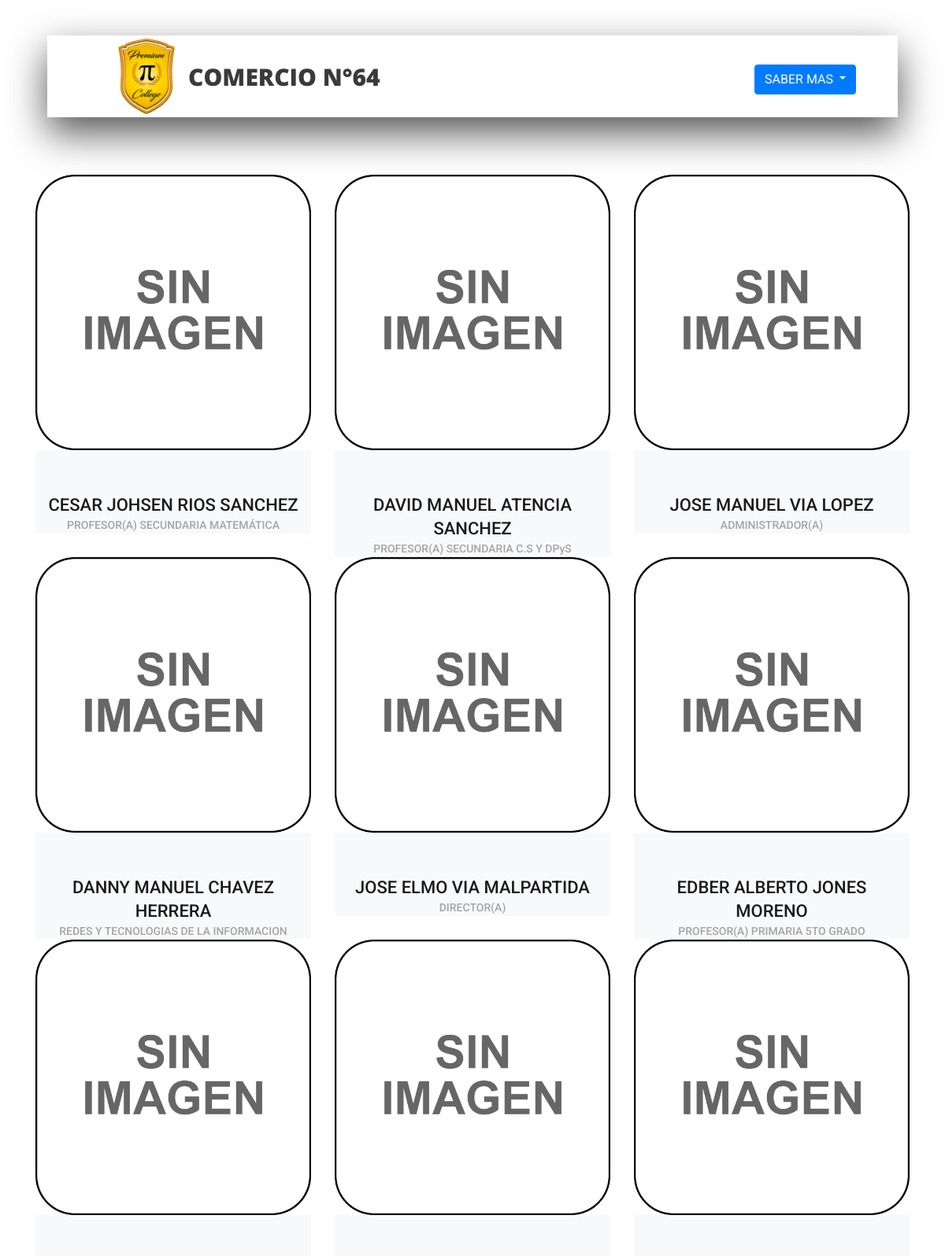
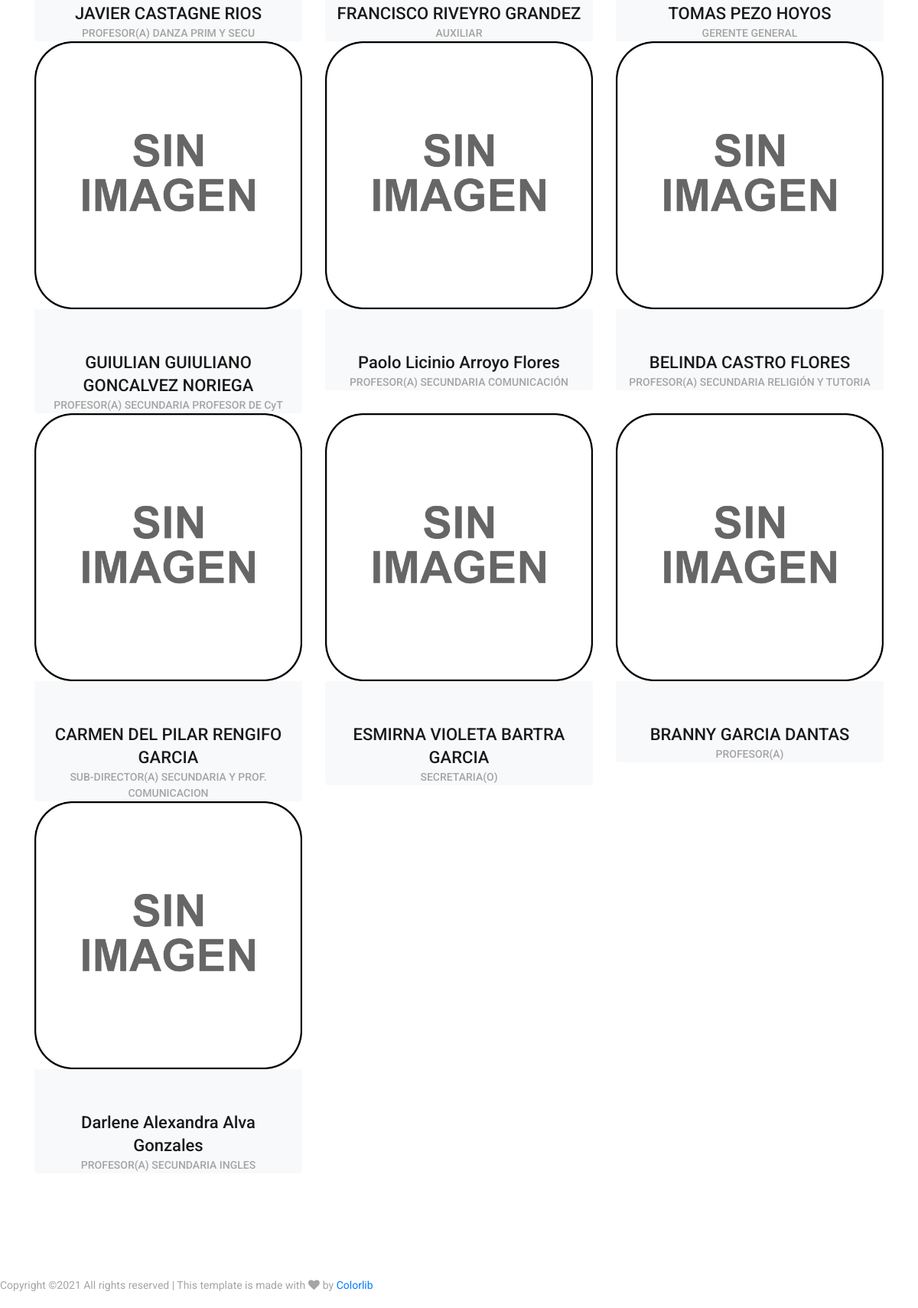
Page /principal/docente.php on the committed database (2 pictures, top to bottom).
### tables this page shows
CREATE TABLE `docente` (
  `idDocente` int(11) NOT NULL,
  `dni` varchar(8) NOT NULL,
  `nomb` varchar(45) NOT NULL,
  `apepa` varchar(45) NOT NULL,
  `apema` varchar(45) NOT NULL,
  `fnac` date NOT NULL,
  `telf` varchar(12) NOT NULL,
  `dir` varchar(150) NOT NULL,
  `pass` varchar(45) NOT NULL,
  `ext` varchar(5) DEFAULT '0',
  `idsex` int(11) NOT NULL,
  `targeta` varchar(50) DEFAULT NULL,
  `est` int(11) NOT NULL,
  `saldo` double DEFAULT '0',
  `idtipo` int(11) NOT NULL,
  `detalle` varchar(100) NOT NULL
);

CREATE TABLE `cargo` (
  `idcargo` int(11) NOT NULL,
  `descrCargo` varchar(45) NOT NULL,
  `est` int(11) DEFAULT '1'
);

### principal/docente.php (the view, shortened to what this page needs)
<!DOCTYPE html>
<html lang="es">
    <?php
    include_once'./cabezera.php';
    require '../control/conexion.php';
    ?>
    <br><br><br><br><br>
    <div class="teachers page_section">
        <div class="container">
            <div class="row">
                <?php
                $query = "SELECT * FROM docente d
join sexo s on d.idsex=s.idsexo
join estados e on d.est=e.idestados
join cargo t on d.idtipo=t.idcargo where d.est=1;";
                $resultado = $mysqli->query($query);
                while ($row = $resultado->fetch_array()) {
                    ?>
                    <div class="col-lg-4 teacher">
                        <div class="card">
                            <div class="card_img">
                                <?php if ($row['ext'] == '0') { ?>
                                    <img class="card-img-top trans_200" src="../img/noimage.png" >
    <?php } else { ?>
                                    <img class="card-img-top trans_200" src="../img/docentes/<?php echo $row['dni'] . '.' . $row['ext'] ?>" >
    <?php } ?>
                            </div>
                            <div class="card-body text-center">
                                <div class="card-title"><a href="#"><?php echo $row[2] . ' ' . $row[3] . ' ' . $row[4] ?></a></div>
                                <div class="card-text"><?php echo $row['descrCargo'] ." ". $row['detalle'] ?></div>
                            </div>
                        </div>
                    </div>
<?php } ?>
            </div>
        </div>
    </div>
    <div class="footer_bar d-flex flex-column flex-sm-row align-items-center">
        <div class="footer_copyright">
            <span>
                Copyright &copy;<script>document.write(new Date().getFullYear());</script> All rights reserved | This template is made with <i class="fa fa-heart" aria-hidden="true"></i> by <a href="https://colorlib.com" target="_blank">Colorlib</a>
                </span>
        </div>
    </div>
</body>
</html>

### principal/cabezera.php (shortened to what this page needs)
<!DOCTYPE html>
<html lang="es">
    <head>
        <link rel="stylesheet" type="text/css" href="styles/bootstrap4/bootstrap.min.css">
        <link href="plugins/fontawesome-free-5.0.1/css/fontawesome-all.css" rel="stylesheet" type="text/css">
        <link rel="stylesheet" type="text/css" href="plugins/OwlCarousel2-2.2.1/owl.carousel.css">
        <link rel="stylesheet" type="text/css" href="plugins/OwlCarousel2-2.2.1/owl.theme.default.css">
        <link rel="stylesheet" type="text/css" href="plugins/OwlCarousel2-2.2.1/animate.css">
        <link rel="stylesheet" type="text/css" href="styles/main_styles.css">
        <link rel="stylesheet" type="text/css" href="styles/responsive.css">
        <link rel="stylesheet" type="text/css" href="./styles/stilos.css">
    </head>
    <body>
        <div class="super_container">
            <header class="header d-flex flex-row">
                <div class="header_content d-flex flex-row align-items-center">
                    <div class="logo_container">
                        <div class="logo">
                            <a href="index.php">  <table>
                                    <tr>
                                        <td>  <img src="img/logo.png" alt="" width="100" height="100"></td>
                                        <td><span>Comercio N°64</span></td>
                                    </tr>
                            </table></a>
                        </div>
                    </div>
                    <nav class="main_nav_container">
                        <div class="main_nav">
                            <ul class="main_nav_list">
                                    <li class="main_nav_item">
                                    <div class="dropdown">
                                        <button class="btn btn-primary dropdown-toggle" type="button" id="dropdownMenuButton" data-toggle="dropdown" aria-haspopup="true" aria-expanded="false">
                                           SABER MAS
                                        </button>
                                    </div></li>
                            </ul>
                        </div>
                    </nav>
                </div>
            </header>
    </body>
</html>

### principal/styles/main_styles.css (style rules this page uses)
* { margin: 0; padding: 0; -webkit-font-smoothing: antialiased; -webkit-text-shadow: rgba(0,0,0,.01) 0 0 1px; text-shadow: rgba(0,0,0,.01) 0 0 1px; }
body { font-family: 'Roboto', sans-serif; font-size: 14px; font-weight: 400; background: #FFFFFF; color: #a5a5a5; }
div { display: block; position: relative; -webkit-box-sizing: border-box; -moz-box-sizing: border-box; box-sizing: border-box; }
ul { list-style: none; margin-bottom: 0px; }
a, a:hover, a:visited, a:active, a:link { text-decoration: none; -webkit-font-smoothing: antialiased; -webkit-text-shadow: rgba(0,0,0,.01) 0 0 1px; text-shadow: rgba(0,0,0,.01) 0 0 1px; }
.trans_200 { -webkit-transition: all 200ms ease; -moz-transition: all 200ms ease; -ms-transition: all 200ms ease; -o-transition: all 200ms ease; transition: all 200ms ease; }
.super_container { width: 100%; overflow: hidden; }
.header { position: fixed; top: 45px; left: 50%; -webkit-transform: translateX(-50%); -moz-transform: translateX(-50%); -ms-transform: translateX(-50%); -o-transform: translateX(-50%); transform: translateX(-50%); width: 1318px; height: 104px; background: #FFFFFF; z-index: 10; -webkit-transition: all 200ms ease; -moz-transition: all 200ms ease; -ms-transition: all 200ms ease; -o-transition: all 200ms ease; transition: all 200ms ease; }
.header_content { width: calc(100% - 279px); height: 100%; }
.header_content::before { display: block; position: absolute; top: 0; left: 0; width: 100%; height: 100%; content: ''; box-shadow: 0px 20px 49px rgba(0,0,0,0.67); z-index: -1; }
.logo_container { display: inline-block; padding-left: 76px; }
.logo span { font-family: 'Open Sans', sans-serif; font-size: 30px; font-weight: 900; color: #3a3a3a; vertical-align: middle; text-transform: uppercase; margin-left: 3px; }
.main_nav_container { display: inline-block; margin-left: auto; padding-right: 93px; }
.main_nav { margin-top: 7px; }
.main_nav_item { display: inline-block; margin-right: 40px; }
.main_nav_item:last-child { margin-right: 0px; }
.page_section { padding-top: 117px; padding-bottom: 117px; }
.card { display: block; background: #f8f9fb; border: none; }
.card-img-top { border-top-left-radius: 0px; border-top-right-radius: 0px; }
.card-body { padding-top: 0px; padding-bottom: 0px; padding-left: 15px; padding-right: 15px; }
.card-title { margin-top: 55px; }
.card-title a { font-size: 22px; font-weight: 500; color: #1a1a1a; line-height: 1.2; }
.card-text { font-size: 14px; font-weight: 500; color: #a5a5a5; margin-top: -12px; }
.footer_bar { padding-top: 19px; padding-bottom: 19px; }

### principal/styles/responsive.css (style rules this page uses)
@media only screen and (max-width: 1380px) { .header { width: 1200px; } }
@media only screen and (max-width: 1380px) { .header_content { width: calc(100% - 219px); } }
@media only screen and (max-width: 1380px) { .main_nav_container { padding-right: 63px; } }
@media only screen and (max-width: 1280px) { .header { width: 90%; } }
@media only screen and (max-width: 1280px) { .header_content { width: 100%; } }
@media only screen and (max-width: 1280px) { .main_nav_container { padding-right: 53px; } }
@media only screen and (max-width: 1280px) { .card-title { font-size: 20px; } }

### rows in the picture
docente: nomb "CESAR JOHSEN", apepa "RIOS", apema "SANCHEZ", cargo.descrCargo "PROFESOR(A) SECUNDARIA", detalle "MATEMÁTICA"
docente: nomb "DAVID MANUEL", apepa "ATENCIA", apema "SANCHEZ", cargo.descrCargo "PROFESOR(A) SECUNDARIA", detalle "C.S Y DPyS"
docente: nomb "JOSE MANUEL", apepa "VIA", apema "LOPEZ", cargo.descrCargo "ADMINISTRADOR(A)"
docente: nomb "DANNY MANUEL", apepa "CHAVEZ", apema "HERRERA", cargo.descrCargo "REDES Y TECNOLOGIAS DE LA INFORMACION"
docente: nomb "JOSE ELMO", apepa "VIA", apema "MALPARTIDA", cargo.descrCargo "DIRECTOR(A)"
docente: nomb "EDBER ALBERTO", apepa "JONES", apema "MORENO", cargo.descrCargo "PROFESOR(A) PRIMARIA", detalle "5TO GRADO"
docente: nomb "JAVIER", apepa "CASTAGNE", apema "RIOS", cargo.descrCargo "PROFESOR(A)", detalle "DANZA PRIM Y SECU"
docente: nomb "FRANCISCO", apepa "RIVEYRO", apema "GRANDEZ", cargo.descrCargo "AUXILIAR"
docente: nomb "TOMAS", apepa "PEZO", apema "HOYOS", cargo.descrCargo "GERENTE GENERAL"
docente: nomb "GUIULIAN GUIULIANO", apepa "GONCALVEZ", apema "NORIEGA", cargo.descrCargo "PROFESOR(A) SECUNDARIA", detalle "PROFESOR DE CyT"
docente: nomb "Paolo Licinio", apepa "Arroyo", apema "Flores", cargo.descrCargo "PROFESOR(A) SECUNDARIA", detalle "COMUNICACIÓN"
docente: nomb "BELINDA", apepa "CASTRO", apema "FLORES", cargo.descrCargo "PROFESOR(A) SECUNDARIA", detalle "RELIGIÓN Y TUTORIA"
docente: nomb "CARMEN DEL PILAR", apepa "RENGIFO", apema "GARCIA", cargo.descrCargo "SUB-DIRECTOR(A)", detalle "SECUNDARIA Y PROF. COMUNICACION"
docente: nomb "ESMIRNA VIOLETA", apepa "BARTRA", apema "GARCIA", cargo.descrCargo "SECRETARIA(O)"
docente: nomb "BRANNY", apepa "GARCIA", apema "DANTAS", cargo.descrCargo "PROFESOR(A)"
docente: nomb "Darlene Alexandra", apepa "Alva", apema "Gonzales", cargo.descrCargo "PROFESOR(A) SECUNDARIA", detalle "INGLES"
